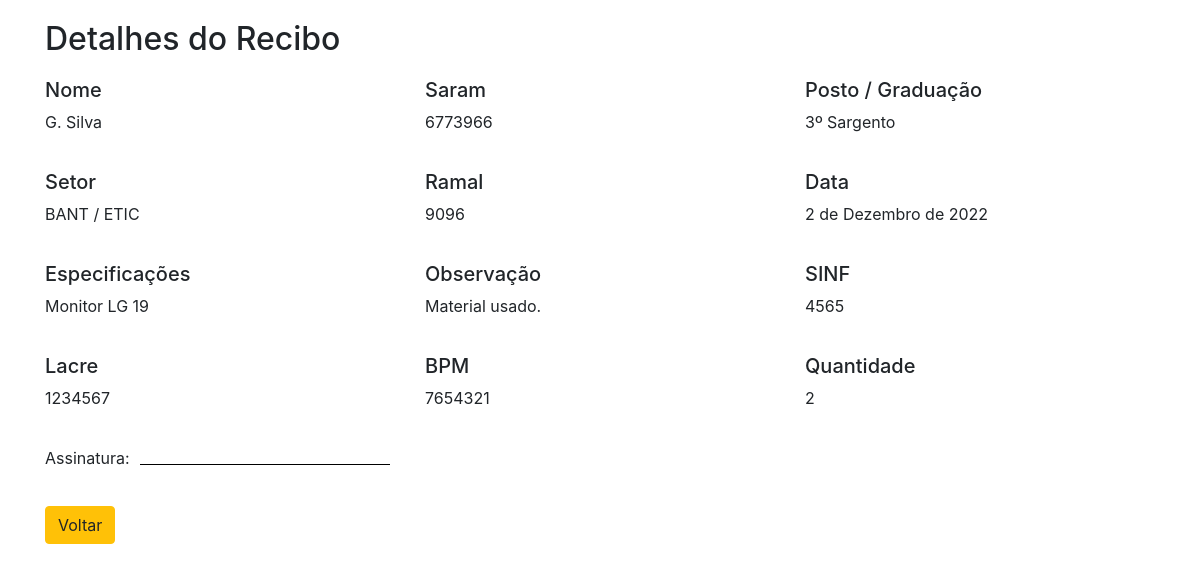
/2/detail/, run on an earlier commit of the app's database.
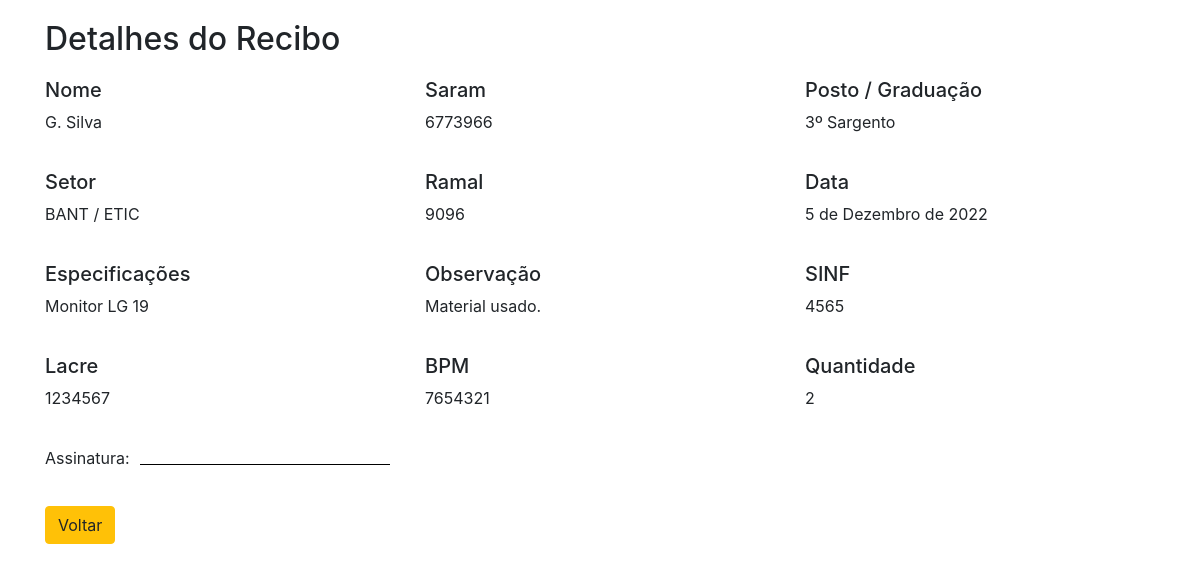
And on a later commit of the database.
### recibo_e_cautela/models.py (models this page shows, shortened)
class Base(models.Model):
    criados = models.DateField('Criação', auto_now_add=True)
    modificado = models.DateField('Atualização', auto_now=True)
    ativo = models.BooleanField('Ativo?', default=True)
    class Meta:
        abstract = True

class Recibo(Base):
    nome = models.CharField('Nome', max_length=100)
    saram = models.CharField('Saram', max_length=7)
    graduacao = models.CharField('Posto / Graduação', max_length=100)
    setor = models.CharField('Setor / Seção', max_length=100)
    ramal = models.CharField('Ramal', max_length=4)
    data = models.DateField('Data', default=datetime.date.today())
    especificacoes = models.CharField('Especifiações', max_length=200)
    observacao = models.CharField('Observação', max_length=500)
    sinf = models.CharField('SINF', max_length=4)
    lacre = models.CharField('Lacre', max_length=7)
    bmp = models.CharField('BMP', max_length=10)
    quantidade = models.IntegerField('Quantidade', max_length=100)

### recibo_e_cautela/views.py (the view)
# urls.py: path('<int:pk>/detail/', DetailReciboView.as_view(), name='detail_recibo')
class DetailReciboView(DetailView):
    models = Recibo
    template_name = 'recibo_detail.html'
    queryset = Recibo.objects
    context_object_name = 'recibo'

### recibo_e_cautela/templates/recibo_detail.html
{% extends 'base.html' %}
{% block content %}
  <div class="content">
    <h2>Detalhes do Recibo</h2>
    <div class="row block-detail">
      <div class="col-4">
        <h5>Nome</h5>
        <p>{{ recibo.nome }}</p>
      </div>
      <div class="col-4">
        <h5>Saram</h5>
        <p>{{ recibo.saram }}</p>
      </div>
      <div class="col-4">
        <h5>Posto / Graduação</h5>
        <p>{{ recibo.graduacao }}</p>
      </div>
    </div>
    <div class="row block-detail">
      <div class="col-4">
        <h5>Setor</h5>
        <p>{{ recibo.setor }}</p>
      </div>
      <div class="col-4">
        <h5>Ramal</h5>
        <p>{{ recibo.ramal }}</p>
      </div>
      <div class="col-4">
        <h5>Data</h5>
        <p>{{ recibo.data }}</p>
      </div>
    </div>
    <div class="row block-detail">
      <div class="col-4">
        <h5>Especificações</h5>
        <p>{{ recibo.especificacoes }}</p>
      </div>
      <div class="col-4">
        <h5>Observação</h5>
        <p>{{ recibo.observacao }}</p>
      </div>
      <div class="col-4">
        <h5>SINF</h5>
        <p>{{ recibo.sinf }}</p>
      </div>
    </div>
    <div class="row block-detail">
      <div class="col-4">
        <h5>Lacre</h5>
        <p>{{ recibo.lacre }}</p>
      </div>
      <div class="col-4">
        <h5>BPM</h5>
        <p>{{ recibo.bmp }}</p>
      </div>
      <div class="col-4">
        <h5>Quantidade</h5>
        <p>{{ recibo.quantidade }}</p>
      </div>
    </div>
    <div class="row block-detail">
      <div class="assinatura">
        <p>Assinatura:</p>
      </div>
      <div class="line">
        <hr>
      </div>
    </div>
    <a href="{% url 'recibos' %}" class="btn btn-warning">Voltar</a>
  </div>
{% endblock %}

What changed in the data, as far as the page shows it:
changed Recibo "G. Silva": data "2 de Dezembro de 2022" → "5 de Dezembro de 2022"
